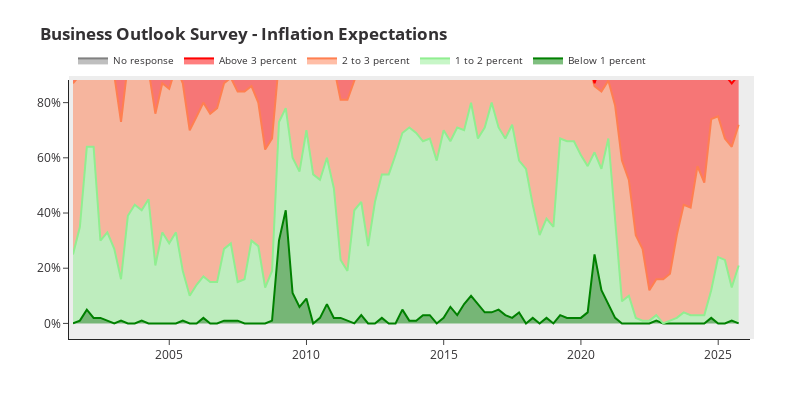

This figure's notebook cell:
### Code cell
bos_prices = business_outlook_survey_prices.df
bos_prices.columns = list(business_outlook_survey_prices_dict.keys())

# Define custom colors for each category
colors = {
    "Above 3 percent": "red",
    "2 to 3 percent": "coral",
    "1 to 2 percent": "lightgreen",
    "Below 1 percent": "green",
    "No response": "gray",
}

fig = plot_area(
    bos_prices,
    title="<b>Business Outlook Survey - Inflation Expectations</b>",
    tick_suffix="%",
    logo=False,
)

for trace in fig.data:
    if trace.name in colors:
        trace.line.color = colors[trace.name]

fig.show()
